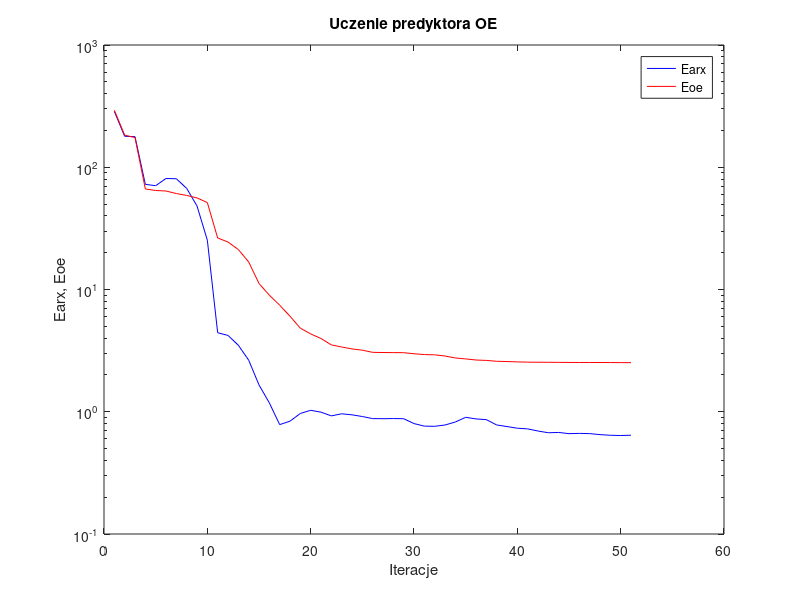
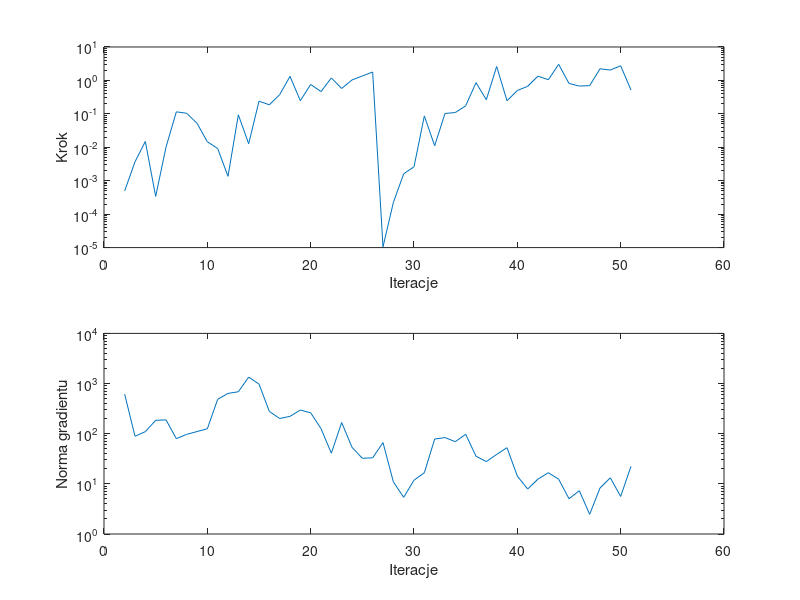

These charts were generated, in order, by the following MATLAB code:
%uczenie predyktora oe
clear all;
n=0; farx(n+1)=2.863398e+002; foe(n+1)=2.926147e+002; wspucz(n+1)=0.000000e+000; ng(n+1)=0.000000e+000;
%odnowa zmiennej metryki
n=1; farx(n+1)=1.791736e+002; foe(n+1)=1.830288e+002; krok(n+1)=4.957630e-004; ng(n+1)=6.143562e+002;
n=2; farx(n+1)=1.779256e+002; foe(n+1)=1.749129e+002; krok(n+1)=3.692938e-003; ng(n+1)=8.884409e+001;
n=3; farx(n+1)=7.248118e+001; foe(n+1)=6.641388e+001; krok(n+1)=1.496365e-002; ng(n+1)=1.098357e+002;
n=4; farx(n+1)=7.064511e+001; foe(n+1)=6.456911e+001; krok(n+1)=3.403614e-004; ng(n+1)=1.848808e+002;
n=5; farx(n+1)=8.090730e+001; foe(n+1)=6.392018e+001; krok(n+1)=1.007731e-002; ng(n+1)=1.884145e+002;
n=6; farx(n+1)=8.057191e+001; foe(n+1)=6.094097e+001; krok(n+1)=1.150658e-001; ng(n+1)=7.965447e+001;
n=7; farx(n+1)=6.716481e+001; foe(n+1)=5.880603e+001; krok(n+1)=1.039939e-001; ng(n+1)=9.695890e+001;
n=8; farx(n+1)=4.825362e+001; foe(n+1)=5.611543e+001; krok(n+1)=5.234463e-002; ng(n+1)=1.103159e+002;
n=9; farx(n+1)=2.532316e+001; foe(n+1)=5.142523e+001; krok(n+1)=1.464382e-002; ng(n+1)=1.253604e+002;
n=10; farx(n+1)=4.427143e+000; foe(n+1)=2.638542e+001; krok(n+1)=9.213222e-003; ng(n+1)=4.842769e+002;
n=11; farx(n+1)=4.211162e+000; foe(n+1)=2.445654e+001; krok(n+1)=1.353531e-003; ng(n+1)=6.356456e+002;
n=12; farx(n+1)=3.500456e+000; foe(n+1)=2.123214e+001; krok(n+1)=9.363811e-002; ng(n+1)=6.858136e+002;
n=13; farx(n+1)=2.643499e+000; foe(n+1)=1.681400e+001; krok(n+1)=1.278106e-002; ng(n+1)=1.343116e+003;
n=14; farx(n+1)=1.657505e+000; foe(n+1)=1.119669e+001; krok(n+1)=2.394184e-001; ng(n+1)=9.754393e+002;
n=15; farx(n+1)=1.181850e+000; foe(n+1)=8.987281e+000; krok(n+1)=1.865458e-001; ng(n+1)=2.780133e+002;
n=16; farx(n+1)=7.848927e-001; foe(n+1)=7.440981e+000; krok(n+1)=3.745525e-001; ng(n+1)=2.008005e+002;
n=17; farx(n+1)=8.373169e-001; foe(n+1)=6.044190e+000; krok(n+1)=1.321671e+000; ng(n+1)=2.218504e+002;
n=18; farx(n+1)=9.684605e-001; foe(n+1)=4.827262e+000; krok(n+1)=2.476508e-001; ng(n+1)=2.960419e+002;
n=19; farx(n+1)=1.027912e+000; foe(n+1)=4.333256e+000; krok(n+1)=7.571530e-001; ng(n+1)=2.607453e+002;
n=20; farx(n+1)=9.920653e-001; foe(n+1)=3.972976e+000; krok(n+1)=4.635137e-001; ng(n+1)=1.265272e+002;
n=21; farx(n+1)=9.251202e-001; foe(n+1)=3.523869e+000; krok(n+1)=1.187855e+000; ng(n+1)=4.083828e+001;
n=22; farx(n+1)=9.625167e-001; foe(n+1)=3.385288e+000; krok(n+1)=5.736932e-001; ng(n+1)=1.667680e+002;
n=23; farx(n+1)=9.436009e-001; foe(n+1)=3.266198e+000; krok(n+1)=1.033731e+000; ng(n+1)=5.359135e+001;
n=24; farx(n+1)=9.140859e-001; foe(n+1)=3.188236e+000; krok(n+1)=1.355274e+000; ng(n+1)=3.231810e+001;
n=25; farx(n+1)=8.790465e-001; foe(n+1)=3.061485e+000; krok(n+1)=1.784434e+000; ng(n+1)=3.309453e+001;
%odnowa zmiennej metryki
n=26; farx(n+1)=8.773746e-001; foe(n+1)=3.052136e+000; krok(n+1)=1.054828e-005; ng(n+1)=6.650006e+001;
n=27; farx(n+1)=8.797360e-001; foe(n+1)=3.047199e+000; krok(n+1)=2.215284e-004; ng(n+1)=1.099613e+001;
n=28; farx(n+1)=8.771781e-001; foe(n+1)=3.042551e+000; krok(n+1)=1.606327e-003; ng(n+1)=5.386485e+000;
n=29; farx(n+1)=8.003551e-001; foe(n+1)=2.981997e+000; krok(n+1)=2.607206e-003; ng(n+1)=1.183815e+001;
n=30; farx(n+1)=7.629886e-001; foe(n+1)=2.936558e+000; krok(n+1)=8.662598e-002; ng(n+1)=1.664657e+001;
n=31; farx(n+1)=7.604037e-001; foe(n+1)=2.922115e+000; krok(n+1)=1.111520e-002; ng(n+1)=7.822452e+001;
n=32; farx(n+1)=7.789667e-001; foe(n+1)=2.857417e+000; krok(n+1)=1.025515e-001; ng(n+1)=8.368308e+001;
n=33; farx(n+1)=8.245730e-001; foe(n+1)=2.754401e+000; krok(n+1)=1.096649e-001; ng(n+1)=6.932750e+001;
n=34; farx(n+1)=9.005990e-001; foe(n+1)=2.705264e+000; krok(n+1)=1.738735e-001; ng(n+1)=9.731749e+001;
n=35; farx(n+1)=8.739096e-001; foe(n+1)=2.649802e+000; krok(n+1)=8.551938e-001; ng(n+1)=3.556544e+001;
n=36; farx(n+1)=8.619863e-001; foe(n+1)=2.630489e+000; krok(n+1)=2.656312e-001; ng(n+1)=2.777304e+001;
n=37; farx(n+1)=7.797582e-001; foe(n+1)=2.586876e+000; krok(n+1)=2.608981e+000; ng(n+1)=3.861819e+001;
n=38; farx(n+1)=7.569404e-001; foe(n+1)=2.574880e+000; krok(n+1)=2.465387e-001; ng(n+1)=5.263634e+001;
n=39; farx(n+1)=7.331593e-001; foe(n+1)=2.557834e+000; krok(n+1)=4.992693e-001; ng(n+1)=1.427712e+001;
n=40; farx(n+1)=7.242183e-001; foe(n+1)=2.546195e+000; krok(n+1)=6.665509e-001; ng(n+1)=7.882546e+000;
n=41; farx(n+1)=6.957181e-001; foe(n+1)=2.541034e+000; krok(n+1)=1.341860e+000; ng(n+1)=1.244103e+001;
n=42; farx(n+1)=6.733328e-001; foe(n+1)=2.538846e+000; krok(n+1)=1.049915e+000; ng(n+1)=1.667431e+001;
n=43; farx(n+1)=6.772515e-001; foe(n+1)=2.535009e+000; krok(n+1)=3.024326e+000; ng(n+1)=1.238126e+001;
n=44; farx(n+1)=6.619245e-001; foe(n+1)=2.531445e+000; krok(n+1)=8.127796e-001; ng(n+1)=5.052355e+000;
n=45; farx(n+1)=6.653563e-001; foe(n+1)=2.529093e+000; krok(n+1)=6.788102e-001; ng(n+1)=7.283349e+000;
n=46; farx(n+1)=6.625347e-001; foe(n+1)=2.528821e+000; krok(n+1)=6.970601e-001; ng(n+1)=2.468329e+000;
n=47; farx(n+1)=6.498857e-001; foe(n+1)=2.528194e+000; krok(n+1)=2.225298e+000; ng(n+1)=8.248877e+000;
n=48; farx(n+1)=6.422482e-001; foe(n+1)=2.527195e+000; krok(n+1)=2.042882e+000; ng(n+1)=1.318310e+001;
n=49; farx(n+1)=6.392165e-001; foe(n+1)=2.523366e+000; krok(n+1)=2.742220e+000; ng(n+1)=5.610553e+000;
n=50; farx(n+1)=6.426669e-001; foe(n+1)=2.520973e+000; krok(n+1)=5.138574e-001; ng(n+1)=2.237545e+001;

figure; semilogy(farx,'b'); hold on; semilogy(foe,'r'); xlabel('Iteracje'); ylabel('Earx, Eoe'); legend('Earx','Eoe'); title('Uczenie predyktora OE');
figure; subplot(2,1,1); semilogy(krok); xlabel('Iteracje'); ylabel('Krok');
subplot(2,1,2); semilogy(ng); xlabel('Iteracje'); ylabel('Norma gradientu');
Earx=farx(n+1)
Eoe=foe(n+1)
